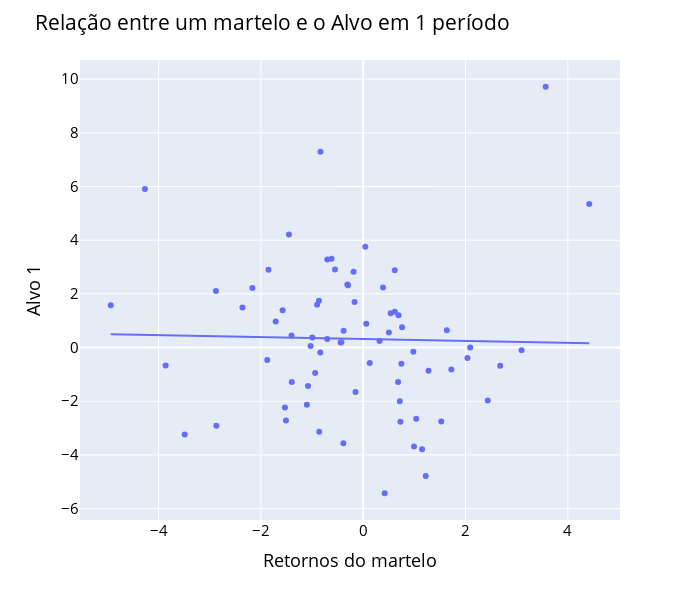

The cell this chart's notebook holds for it:
### Code cell
fig = px.scatter(x = df1[df1["martelo"] != 0]["Retornos"]*100
                 , y = df1[df1["martelo"] != 0]["Alvo1"]*100 , trendline = "ols")

fig.update_layout(height = 600, width = 700
                  , title_text = "Relação entre um martelo e o Alvo em 1 período"
                  , font_color = "blue"
                  , title_font_color = "black"
                  , xaxis_title = "Retornos do martelo"
                  , yaxis_title = "Alvo 1"
                  , font = dict(size = 15, color = "Black")
                  , showlegend = True
                 )

fig.show()
